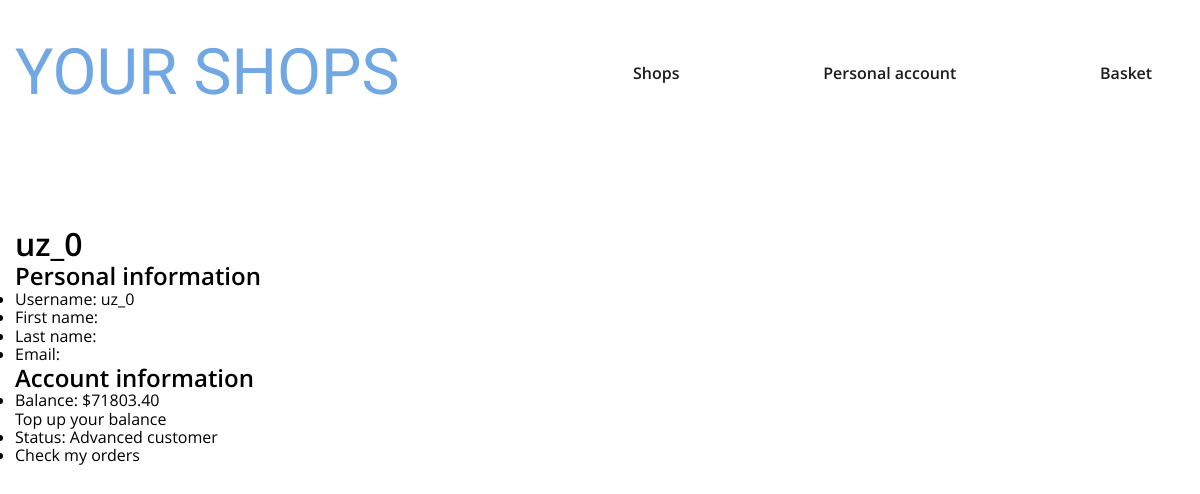
Screenshot of /auth/profile/1/ (signed in) with the database file from the repository.
### app_users/models.py (models this page shows, shortened)
class Profile(models.Model):
    user = models.ForeignKey(to=User, related_name='profile', on_delete=models.CASCADE, verbose_name=_('user'))
    balance = models.DecimalField(default=0, decimal_places=2, verbose_name=_('balance'), max_digits=10*6)
    status = models.IntegerField(default=0, verbose_name=_('status'))
    discount = models.IntegerField(default=0, verbose_name=_('discount'))
    orders_count = models.IntegerField(default=0, verbose_name=_('orders count'))
    class Meta:
        verbose_name = _('profile')
        verbose_name_plural = _('profiles')
    def status_str(self) -> str:
        status_dict = {
            0: _('New customer'),
            1: _('Advanced customer'),
            2: _('Loyal buyer'),
        }
        return status_dict[self.status]

### app_users/views.py (the view)
# urls.py: path('profile/<int:pk>/', ProfileView.as_view(), name='profile'),
class ProfileView(LoginRequiredMixin, UserPassesTestMixin, DetailView):
    template_name = 'app_users/profile.html'
    queryset = (
        Profile.objects.select_related('user')
    )
    context_object_name = 'profile'
    def get(self, request: HttpRequest, *args, **kwargs) -> HttpResponse:
        context = self.get_context_data(object=self.object)
        return self.render_to_response(context)
    def setup(self, request: HttpRequest, *args, **kwargs) -> None:
        super().setup(request, *args, **kwargs)
        self.object = self.get_object()
    def test_func(self) -> bool:
        if self.request.user.is_authenticated:
            return self.object == get_object_or_404(Profile, user=self.request.user)
    def get_context_data(self, **kwargs) -> Dict[str, Union[Profile, Basket, View]]:
        context = super().get_context_data(**kwargs)
        context['basket'] = Basket(self.request)
        return context

### app_basket/basket.py (called while the page is built)
    def __len__(self) -> int:
        return sum(item['amount'] for item in self.basket.values())

### app_basket/context_processors.py (called while the page is built)
def basket(request: HttpRequest) -> Dict[str, Basket]:
    return {'basket': Basket(request)}

### templates/app_users/profile.html (shortened to what this page needs)
{% extends 'base.html' %}
{% load i18n %}
{% block body %}
        <h1>{% firstof profile.user.first_name profile.user.username %}</h1>
        <div>
            <h2>{% trans 'Personal information' %}</h2>
            <ul>
                <li>
                    {% trans 'Username' %}: {{ profile.user.username }}
                </li>
                <li>
                    {% trans 'First name' %}: {{ profile.user.first_name }}
                </li>
                <li>
                    {% trans 'Last name' %}: {{ profile.user.last_name }}
                </li>
                <li>
                    {% trans 'Email' %}: {{ profile.user.email }}
                </li>
            </ul>
        </div>
        <div>
            <h2>{% trans 'Account information' %}</h2>
            <ul>
                <li>
                    {% trans 'Balance' %}: ${{ profile.balance }}<br>
                    <a href="{% url 'app_users:add_balance' pk=profile.pk %}">
                        {% trans 'Top up your balance' %}
                    </a>
                </li>
                <li>
                    {% trans 'Status' %}: {{ profile.status_str }}
                </li>
                <li>
                    <a href="{% url 'app_goods:order_list' pk=profile.pk %}">
                        {% trans 'Check my orders' %}
                    </a>
                </li>
            </ul>
        </div>
{% endblock %}

### static/css/style.css (style rules this page uses)
html { box-sizing: border-box; }
*, *::before, *::after { box-sizing: inherit; }
a { color: inherit; text-decoration: none; }
body { min-width: 320px; font-family: 'OpenSans', sans-serif; font-weight: 400; }
h1, h2, h3, h4, p, ul, li { margin: 0; padding: 0; }

### rows the page displays
Profile: user.username "uz_0", balance "71803.40", status_str "Advanced customer"
